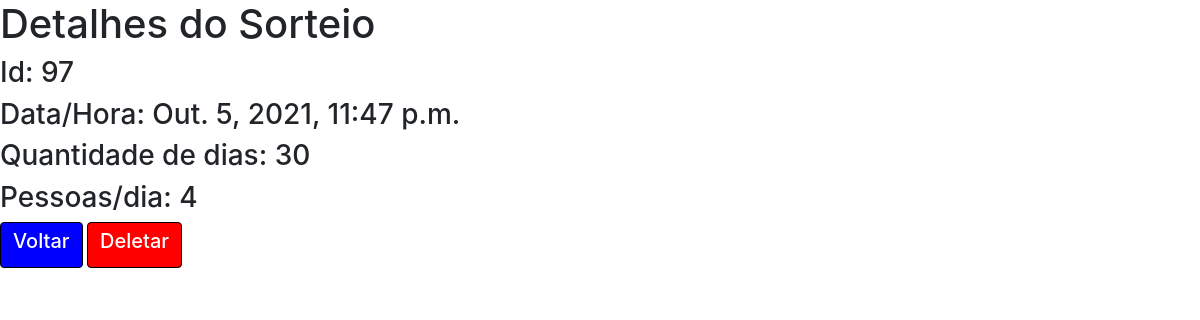
/visualizar/97/, run on the app's committed database.
### app1/models.py (models this page shows)
class Sorteio(models.Model):
    dias = models.IntegerField('Dias')
    colunas = models.IntegerField('Pessoas/dia')
    pessoas = models.ManyToManyField(Pessoa)
    data_hora = models.DateTimeField(default=datetime.now)#felizmente desta outra maneira funcionou
    resultado = []

### app1/views.py (the view)
# urls.py: path('visualizar/<int:id>/', visualizar_sorteio, name='visualizar_sorteio'),
def visualizar_sorteio(request, id):
    sorteio = Sorteio.objects.get(id=id)
    lista_pessoas = []
    lista_pessoas.append(sorteio.pessoas)
    resultado = getattr(sorteio, 'resultado')
    return render(request, 'visualizar_sorteio.html',{'sorteio':sorteio, 'lista_pessoas':lista_pessoas})

### app1/templates/visualizar_sorteio.html (shortened to what this page needs)
{% load bootstrap4 %}
<!DOCTYPE html>
<html lang="pt-br">
<head>
    {% bootstrap_css %}
</head>
<body>
  <h1>Detalhes do Sorteio</h1>
  <h3>Id: {{ sorteio.pk }}</h3>
  <h3>Data/Hora: {{ sorteio.data_hora }}</h3>
  <h3>Quantidade de dias: {{ sorteio.dias }}</h3>
  <h3>Pessoas/dia: {{ sorteio.colunas }}</h3>
  <button type="submit" class="btn bnt-secondary" style="background-color:blue; color:white; border-color:black">
        <a style="color:white" href="/historico"><h5>Voltar</h5></a>
  </button>
  <button type="submit" class="btn bnt-secondary" style="background-color:red; color:white; border-color:black">
        <a style="color:white" href="{% url 'deletar_sorteio' sorteio.id %}"><h5>Deletar</h5></a>
  </button>
</body>
</html>

### data on the page
Sorteio: pk "97", data_hora "Out. 5, 2021, 11:47 p.m.", dias "30", colunas "4"
